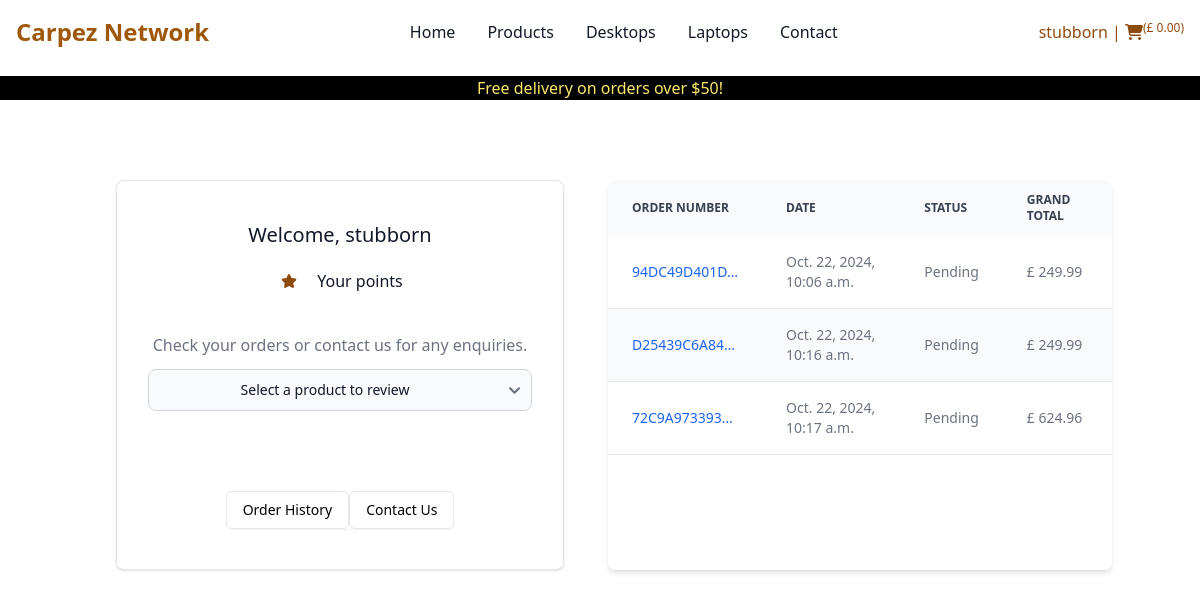
Before: /dashboard/ (signed in) with the older database file.
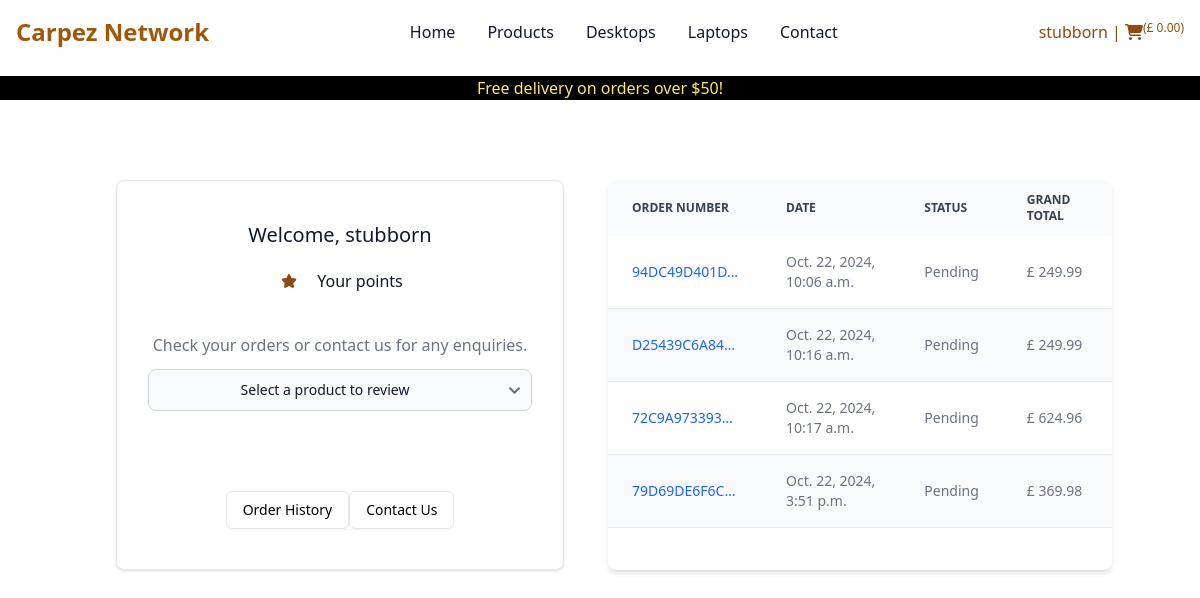
After: the same page with the newer database file.
### checkout/models.py (models this page shows, shortened)
class Order(models.Model):
    order_number = models.CharField(max_length=32, null=False, editable=False)
    date = models.DateTimeField(auto_now_add=True)
    delivery_cost = models.DecimalField(
        max_digits=6,
        decimal_places=2,
        null=False,
        default=0
    )
    order_total = models.DecimalField(
        max_digits=10,
        decimal_places=2,
        null=False,
        default=0
    )
    grand_total = models.DecimalField(
        max_digits=10,
        decimal_places=2,
        null=False,
        default=0
    )
    bag_and_shipping_details = models.JSONField(
        encoder=DjangoJSONEncoder,
        decoder=json.JSONDecoder
    )
    full_name = models.CharField(max_length=254, null=True, editable=False)
    email = models.EmailField(max_length=254, null=True, editable=False)
    shipping = models.CharField(max_length=254, null=True, editable=False)
    billing_details = models.JSONField(null=True, editable=False)
    stripe_pid = models.CharField(
        max_length=32,
        null=False,
        blank=False,
        editable=False,
        default="before migration"
    )
    user = models.ForeignKey(
        Dashboard,
        null=True,
        blank=True,
        related_name="orders",
        on_delete=models.SET_NULL
    )

### dashboard/views.py (the view)
# urls.py: path('', views.dashboard, name='dashboard'),
@login_required
def dashboard(request):
    if request.user.is_superuser:
        template = 'dashboard/product_management.html'
        if request.GET:
            print(request.GET)
            if 'sku' in request.GET:
                sku = request.GET['sku']
                try:
                    product = Product.objects.get(sku=sku)
                except Product.DoesNotExist:
                    messages.error(
                        request,
                        "The SKU {sku} was not found in the database")
                return redirect('get_product_details', product.id)
        orders = Order.objects.all()
        reviews = Review.objects.all()
        review_related_products = []
        categories = Category.objects.all()
        tags = Tag.objects.all()
        brands = Brand.objects.all()
        for review in reviews:
            order_lineitem = OrderLineItem.objects.get(review=review)
            product = Product.objects.get(id=order_lineitem.product.id)
            review_related_products.append(product)
        product_reviews = zip(reviews, review_related_products)
        context = {
            'orders': orders,
            'product_reviews': product_reviews,
            'categories': categories,
            'brands': brands,
            'tags': tags
        }
    else:
        template = 'dashboard/profile.html'
        profile = get_object_or_404(Dashboard, user=request.user.id)
        orders = profile.orders.all()
        lineitems = []
        for order in orders:
            order_lineitems = order.lineitems.all()
            for order_lineitem in order_lineitems:
                review = Review.objects.get(order=order_lineitem)
                if review.rating is None:
                    lineitems.append(order_lineitem)
        context = {
            'orders': orders,
            'profile': profile,
            'lineitems': lineitems
        }
    return render(request, template, context)

### bag/context.py (called while the page is built, shortened)
def bag(request):
    bag_items = []
    total = 0
    objects = 0
    b = request.session.get('bag', {})
    if total < settings.FREE_DELIVERY_TRESHOLD:
        delivery = total * Decimal(settings.STANDARD_DELIVERY_PERCENTAGE / 100)
        free_delivery_delta = settings.FREE_DELIVERY_TRESHOLD - total
    else:
        delivery = 0
        free_delivery_delta = 0
    grand_total = total + delivery
    json_bag = json.dumps(b)
    context = {
        'bag': json_bag,
        'bag_items': bag_items,
        'total': total,
        'objects': objects,
        'delivery': delivery,
        'free_delivery_delta': free_delivery_delta,
        'free_delivery_treshold': settings.FREE_DELIVERY_TRESHOLD,
        'grand_total': grand_total,
    }
    return context

### dashboard/templates/dashboard/profile.html (shortened to what this page needs)
{% extends 'base.html' %}
{% block content %}
<div class="container grid grid-cols-1 lg:grid-cols-2 mt-20 gap-4">
<div class="w-full mx-auto max-w-md bg-white border border-gray-200 rounded-lg shadow dark:bg-gray-800 dark:border-gray-700">
    <div class="flex flex-col items-center pb-10">
        <h5 class="mt-10 mb-5 text-xl font-medium text-gray-900 dark:text-white">
            Welcome, {{ request.user.username }}
        </h5>
        <div class="flex items-center">
            <p class="ml-5 font-sm text-gray-900">Your points</p>
        </div>
        <p class="mt-10 mb-3 text-gray-500 dark:text-gray-400">
            Check your orders or contact us for any enquiries.
        </p>
        <form id="add-review-form" class="w-full max-w-md mx-auto" method="GET" action="{% url 'add_review' %}">
            <select id="lineitem" name="lineitem" class="w-full max-w-sm mx-auto text-center form control form-select">
              <option selected>Select a product to review</option>
            </select>
        </form>
        <div class="mt-20 flex rounded-md shadow-sm mx-auto">
            <a href="" aria-current="page" class="self-auto md:self-start px-4 py-2 text-sm font-medium text-black bg-white border border-gray-200 rounded-md hover:bg-gray-100 focus:z-10 focus:ring-2 focus:ring-blue-700 focus:text-blue-700 dark:bg-gray-800 dark:border-gray-700 dark:text-white dark:hover:text-white dark:hover:bg-gray-700 dark:focus:ring-blue-500 dark:focus:text-white">
                Order History
            </a>
            <a href="" class="self-auto md:self-start px-4 py-2 text-sm font-medium text-black bg-white border border-gray-200 rounded-md hover:bg-gray-100 hover:text-blue-700 focus:z-10 focus:ring-2 focus:ring-blue-700 focus:text-blue-700 dark:bg-gray-800 dark:border-gray-700 dark:text-white dark:hover:text-white dark:hover:bg-gray-700 dark:focus:ring-blue-500 dark:focus:text-white">
                Contact Us
            </a>
        </div>
    </div>
</div>
<div class="relative overflow-x-auto shadow-md sm:rounded-lg">
    <table class="w-full text-sm text-left rtl:text-right text-gray-500 dark:text-gray-400">
        <thead class="text-xs text-gray-700 uppercase bg-gray-50 dark:bg-gray-700 dark:text-gray-400">
            <tr>
                <th scope="col" class="px-6 py-3">
                    Order number
                </th>
                <th scope="col" class="px-6 py-3">
                    Date
                </th>
                <th scope="col" class="px-6 py-3">
                    Status
                </th>
                <th scope="col" class="px-6 py-3">
                    Grand total
                </th>
            </tr>
        </thead>
        <tbody>
            {% for order in orders %}
                <tr class="odd:bg-white odd:dark:bg-gray-900 even:bg-gray-50 even:dark:bg-gray-800 border-b dark:border-gray-700">
                    <th scope="row" class="px-6 py-4 font-medium text-gray-900 whitespace-nowrap dark:text-white">
                        <a href="{% url 'checkout_success' order.order_number %}" class="font-medium text-blue-600 dark:text-blue-500 hover:underline">
                            {{ order.order_number|truncatechars:12}}
                        </a>
                    </th>
                    <td class="px-6 py-4">
                        {{ order.date }}
                    </td>
                    <td class="px-6 py-4">
                        Pending
                    </td>
                    <td class="px-6 py-4">
                        £ {{ order.grand_total }}
                    </td>
                </tr>
            {% endfor %}
        </tbody>
    </table>
</div>
</div>
{% endblock %}

### templates/base.html (shortened to what this page needs)
{% load static %}
<!doctype html>
<html lang="en">
  <head>
    {% block corecss %}
        <link href="https://cdn.jsdelivr.net/npm/flowbite@2.5.2/dist/flowbite.min.css" rel="stylesheet" />
        <link rel="stylesheet" href="{% static 'css/output.css' %}">
    {% endblock %}
  </head>
  <body id="body">
    <header class="w-full mb-0" id="topnav">
      {% include 'includes/main-nav.html' %}
      <div id="delivery-banner" class="bg-black mb-0 mt-0">
        <h4 class="logo-font text-center text-yellow-200 mt-3 mb-0">Free delivery on orders over ${{ free_delivery_treshold }}!</h4>
      </div>
    </header>
    {% block content %}
    {% endblock %}
  </body>
</html>

### templates/includes/main-nav.html (shortened to what this page needs)
<nav class="bg-white border-gray-200 dark:bg-gray-900">
    <div class="max-w-screen-xl flex flex-wrap items-center justify-between mx-auto p-4">
    <a href="{% url 'home' %}" class="text-yellow-600 flex items-center space-x-3 rtl:space-x-reverse">
        <span class="self-center text-xl md:text-2xl font-semibold whitespace-nowrap dark:text-white">Carpez Network</span>
    </a>
    <div class="flex items-center md:order-2 space-x-3 md:space-x-0 rtl:space-x-reverse">
        {% if user.is_authenticated %}
        <button type="button" class="flex font-medium rounded hover:bg-gray-100 md:hover:bg-transparent md:hover:text-yellow-900 md:p-0 dark:text-white md:dark:hover:text-blue-500 dark:hover:bg-gray-700 dark:hover:text-white md:dark:hover:bg-transparent dark:border-gray-700" id="user-menu-button" aria-expanded="false" data-dropdown-toggle="user-dropdown" data-dropdown-placement="bottom">
            <span class="text-yellow-700 hover:text-yellow-900">{{ user.username }}{% if not request.user.is_superuser %} | <i class="fa-solid fa-cart-shopping"></i>{% endif %}</span><span class="text-xs text-yellow-700 hover:text-yellow-900 inline-block align-top">{% if not request.user.is_superuser %} (£ {{ grand_total|floatformat:2 }}){% else %} Admin{% endif %}</span>
        </button>
        {% endif %}
    </div>
    <div class="items-center justify-between hidden w-full md:flex md:w-auto md:order-1" id="navbar-user">
      <ul class="flex flex-col font-medium p-4 md:p-0 mt-4 border border-gray-100 rounded-lg bg-gray-50 md:space-x-8 rtl:space-x-reverse md:flex-row md:mt-0 md:border-0 md:bg-white dark:bg-gray-800 md:dark:bg-gray-900 dark:border-gray-700">
        <li>
          <a href="{% url 'home' %}" class="block py-2 px-3 text-gray-900 hover:text-yellow-700 rounded-sm hover:bg-gray-100 md:hover:bg-transparent hover:text-yellow-700 md:p-0 md:dark:text-blue-500">Home</a>
        </li>
        <li>
          <a href="{% url 'get_products' %}" class="block py-2 px-3 text-gray-900 hover:text-yellow-700 rounded-sm hover:bg-gray-100 md:hover:bg-transparent md:hover:text-yellow-700 md:p-0 dark:text-white md:dark:hover:text-blue-500 dark:hover:bg-gray-700 dark:hover:text-white md:dark:hover:bg-transparent dark:border-gray-700">Products</a>
        </li>
        <li>
          <a href="#" class="block py-2 px-3 text-gray-900 hover:text-yellow-700 rounded-sm hover:bg-gray-100 md:hover:bg-transparent md:hover:text-yellow-700 md:p-0 dark:text-white md:dark:hover:text-blue-500 dark:hover:bg-gray-700 dark:hover:text-white md:dark:hover:bg-transparent dark:border-gray-700">Desktops</a>
        </li>
        <li>
          <a href="#" class="block py-2 px-3 text-gray-900 hover:text-yellow-700 rounded-sm hover:bg-gray-100 md:hover:bg-transparent md:hover:text-yellow-700 md:p-0 dark:text-white md:dark:hover:text-blue-500 dark:hover:bg-gray-700 dark:hover:text-white md:dark:hover:bg-transparent dark:border-gray-700">Laptops</a>
        </li>
        <li>
          <a href="#" class="block py-2 px-3 text-gray-900 hover:text-yellow-700 rounded-sm hover:bg-gray-100 md:hover:bg-transparent md:hover:text-yellow-700 md:p-0 dark:text-white md:dark:hover:text-blue-500 dark:hover:bg-gray-700 dark:hover:text-white md:dark:hover:bg-transparent dark:border-gray-700">Contact</a>
        </li>
      </ul>
    </div>
    </div>
  </nav>

Changed rows visible on the page:
added Order: order_number "79D69DE6F6C…", date "Oct. 22, 2024, 3:51 p.m.", grand_total "369.98"
